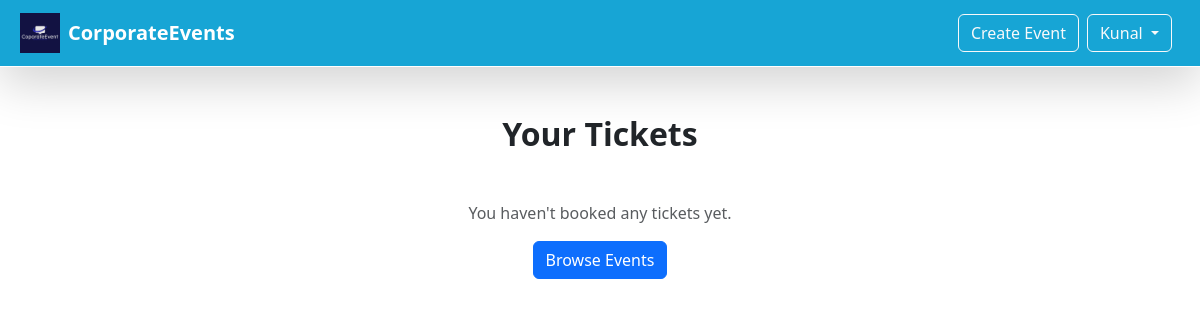
The app's page /tickets (signed in), older data.
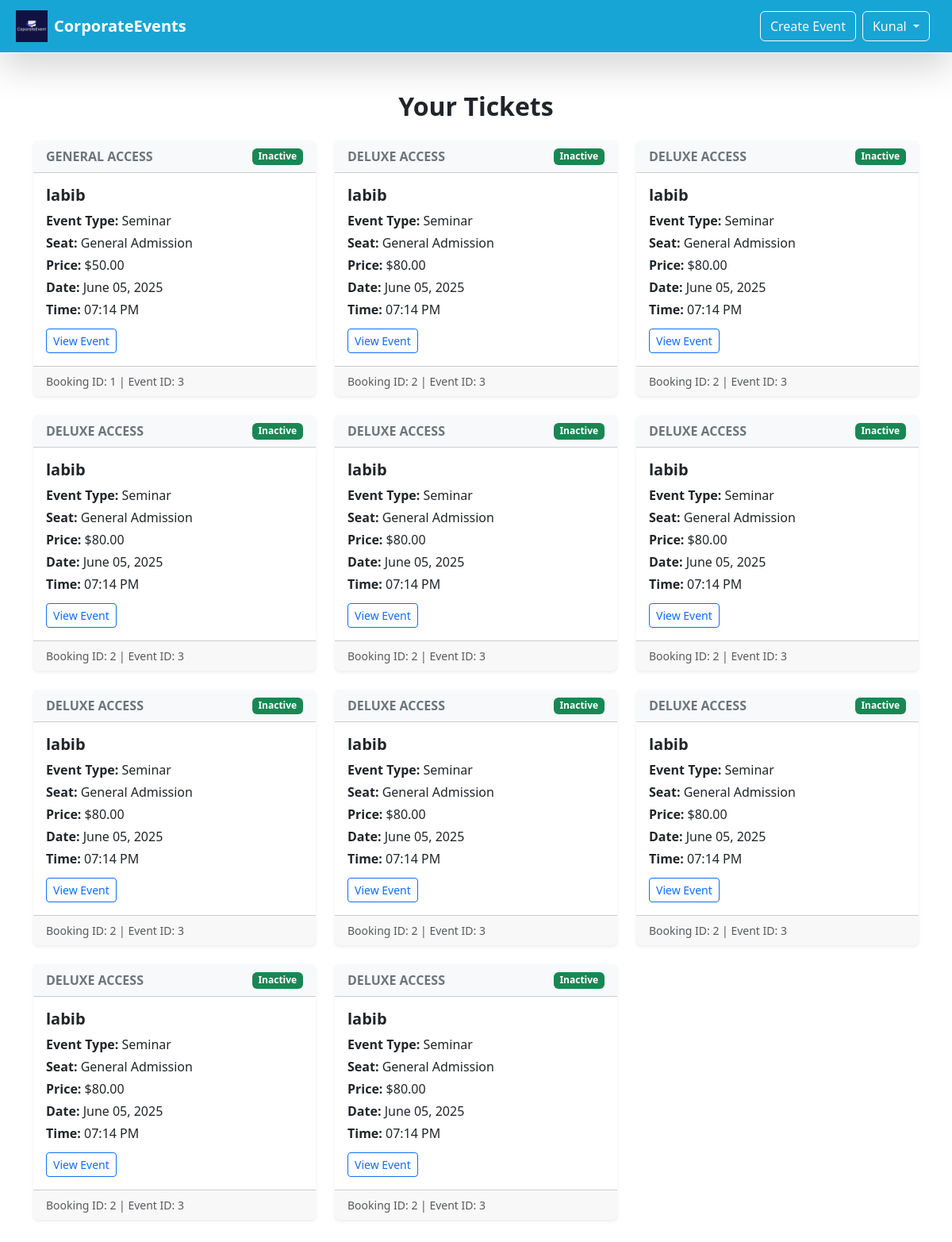
The same page, newer data.
### website/models.py (models this page shows, shortened)
class User(db.Model, UserMixin):
    __tablename__ = 'users'
    id = db.Column(db.Integer, primary_key=True)
    first_name = db.Column(db.String(50), nullable=False)
    last_name = db.Column(db.String(50), nullable=False)
    email = db.Column(db.String(100), nullable=False, unique=True)
    contact = db.Column(db.String(15), nullable=False)
    address = db.Column(db.String(200), nullable=False)
    user_name = db.Column(db.String(100), nullable=False, unique=True)
    password = db.Column(db.String(200), nullable=False)

class Ticket(db.Model):
    __tablename__ = 'tickets'
    id = db.Column(db.Integer, primary_key=True)
    booking_id = db.Column(db.Integer, db.ForeignKey('bookings.id'), nullable=False)
    event_id = db.Column(db.Integer, db.ForeignKey('events.id'), nullable=False)
    price = db.Column(db.Float, nullable=False)
    seat_number = db.Column(db.String(10), nullable=True)
    ticket_type = db.Column(db.String(50), nullable=False)

class Event(db.Model):
    __tablename__ = 'events'
    id = db.Column(db.Integer, primary_key=True)
    event_name = db.Column(db.String(100), nullable=False)
    description = db.Column(db.Text, nullable=False)
    event_type = db.Column(db.String(100), nullable=False)
    checkin_date = db.Column(db.DateTime, nullable=False)
    checkout_date = db.Column(db.DateTime, nullable=False)
    checkin_time = db.Column(db.DateTime, nullable=False)
    checkout_time = db.Column(db.DateTime, nullable=False)
    status = db.Column(db.String(50), nullable=False)
    file_name = db.Column(db.String(999), nullable=True)
    bookings = db.relationship('Booking', backref='event', lazy=True)
    tickets = db.relationship('Ticket', backref='event', lazy=True)
    reviews = db.relationship('Review', backref='event', lazy=True)
    user_id = db.Column(db.Integer, db.ForeignKey('users.id'), nullable=False)
    owner = db.relationship('User', backref='events', lazy=True)

### website/views.py (the view)
@main_bp.route('/tickets')
@login_required
def view_tickets():
    user_tickets = (
        db.session.query(Ticket)
        .join(Booking)
        .filter(Booking.user_id == current_user.id)
        .all()
    )
    return render_template('tickets.html', tickets=user_tickets)

### website/__init__.py (called while the page is built)
def create_app():
    app = Flask(__name__)  # this is the name of the module/package that is calling this app
    app.debug = True
    app.secret_key = 'somesecretkey'
    app.config['SQLALCHEMY_DATABASE_URI'] = 'sqlite:///sqllite_database.db'
    app.config['UPLOAD_FOLDER'] = 'website/static/upload'
    db.init_app(app)
    bcrypt.init_app(app)
    Bootstrap5(app)
    login_manager = LoginManager()
    login_manager.login_view = 'auth.login'
    login_manager.init_app(app)
    from .models import User
    @login_manager.user_loader
    def load_user(user_id):
       return db.session.scalar(db.select(User).where(User.id==user_id))
    from . import views
    app.register_blueprint(views.main_bp)
    from . import auth
    app.register_blueprint(auth.auth_bp)
    return app

### website/templates/tickets.html
{% extends 'base.html' %}
{% block content %}
<div class="container my-5">
  <h2 class="fw-bold mb-4 text-center">Your Tickets</h2>
  {% if tickets %}
    <div class="row row-cols-1 row-cols-md-2 row-cols-lg-3 g-4">
      {% for ticket in tickets %}
        <div class="col">
          <div class="card shadow-sm border-0 h-100">
            <div class="card-header bg-light d-flex justify-content-between align-items-center">
              <span class="fw-bold text-uppercase text-secondary">{{ ticket.ticket_type }}</span>
              <span class="badge bg-success">{{ ticket.event.status }}</span>
            </div>
            <div class="card-body">
              <h5 class="card-title fw-bold">{{ ticket.event.event_name }}</h5>
              <p class="mb-1"><strong>Event Type:</strong> {{ ticket.event.event_type }}</p>
              <p class="mb-1"><strong>Seat:</strong> {{ ticket.seat_number or "General Admission" }}</p>
              <p class="mb-1"><strong>Price:</strong> ${{ "%.2f"|format(ticket.price) }}</p>
              <p class="mb-1"><strong>Date:</strong> {{ ticket.event.checkin_date.strftime('%B %d, %Y') }}</p>
              <p class="mb-1"><strong>Time:</strong> {{ ticket.event.checkin_time.strftime('%I:%M %p') }}</p>
              <a href="{{ url_for('main.view_event', event_id=ticket.event.id) }}" class="btn btn-outline-primary btn-sm mt-2">View Event</a>
            </div>
            <div class="card-footer text-muted small">
              Booking ID: {{ ticket.booking_id }} | Event ID: {{ ticket.event_id }}
            </div>
          </div>
        </div>
      {% endfor %}
    </div>
  {% else %}
    <div class="text-center mt-5">
      <p class="text-muted">You haven't booked any tickets yet.</p>
      <a href="{{ url_for('main.index') }}" class="btn btn-primary">Browse Events</a>
    </div>
  {% endif %}
</div>
{% endblock %}

### website/templates/base.html (shortened to what this page needs)
<html>
<head>
    <link href="https://cdn.jsdelivr.net/npm/bootstrap@5.3.2/dist/css/bootstrap.min.css" rel="stylesheet">
</head>
<body>
    <header>
        <nav class="navbar navbar-expand-lg shadow-lg p-2 border-bottom border-white" style="background-color: #17a5d5;">
            <div class="container-fluid">
                <a class="navbar-brand text-white fw-bold d-flex align-items-center" href="{{ url_for('main.index') }}">
                <img src="{{ url_for('static', filename='img/logo.png') }}" alt="Logo" width="40" height="40" class="me-2">
                CorporateEvents
                </a>
                <div class="collapse navbar-collapse" id="navbarNav">
                <div class="d-flex align-items-center">
                    <a href="{{ url_for('main.create_event') }}"
                    class="btn btn-outline-light me-2 btn-navcreateevent d-flex justify-content-center align-items-center"
                    role="button">
                    Create Event
                    </a>
                    {% if current_user.is_authenticated %}
                    <div class="dropdown me-2">
                        <button class="btn btn-outline-light dropdown-toggle" type="button" id="userDropdown" data-bs-toggle="dropdown" aria-expanded="false">
                        {{ current_user.first_name }}
                        </button>
                    </div>
                    {% endif %}
                </div>
                </div>
            </div>
        </nav>
    </header>
    {% block content %}
    {% endblock %}
</body>
</html>

Row changes from the older to the newer data that the page shows:
added Ticket: ticket_type "GENERAL ACCESS", event.status "Inactive", event.event_name "labib", event.event_type "Seminar", seat_number "General Admission", price "50.00", event.checkin_date "June 05, 2025", event.checkin_time "07:14 PM", booking_id "1", event_id "3"
added Ticket: ticket_type "DELUXE ACCESS", event.status "Inactive", event.event_name "labib", event.event_type "Seminar", seat_number "General Admission", price "80.00", event.checkin_date "June 05, 2025", event.checkin_time "07:14 PM", booking_id "2", event_id "3"
added Ticket: ticket_type "DELUXE ACCESS", event.status "Inactive", event.event_name "labib", event.event_type "Seminar", seat_number "General Admission", price "80.00", event.checkin_date "June 05, 2025", event.checkin_time "07:14 PM", booking_id "2", event_id "3"
added Ticket: ticket_type "DELUXE ACCESS", event.status "Inactive", event.event_name "labib", event.event_type "Seminar", seat_number "General Admission", price "80.00", event.checkin_date "June 05, 2025", event.checkin_time "07:14 PM", booking_id "2", event_id "3"
added Ticket: ticket_type "DELUXE ACCESS", event.status "Inactive", event.event_name "labib", event.event_type "Seminar", seat_number "General Admission", price "80.00", event.checkin_date "June 05, 2025", event.checkin_time "07:14 PM", booking_id "2", event_id "3"
added Ticket: ticket_type "DELUXE ACCESS", event.status "Inactive", event.event_name "labib", event.event_type "Seminar", seat_number "General Admission", price "80.00", event.checkin_date "June 05, 2025", event.checkin_time "07:14 PM", booking_id "2", event_id "3"
added Ticket: ticket_type "DELUXE ACCESS", event.status "Inactive", event.event_name "labib", event.event_type "Seminar", seat_number "General Admission", price "80.00", event.checkin_date "June 05, 2025", event.checkin_time "07:14 PM", booking_id "2", event_id "3"
added Ticket: ticket_type "DELUXE ACCESS", event.status "Inactive", event.event_name "labib", event.event_type "Seminar", seat_number "General Admission", price "80.00", event.checkin_date "June 05, 2025", event.checkin_time "07:14 PM", booking_id "2", event_id "3"
added Ticket: ticket_type "DELUXE ACCESS", event.status "Inactive", event.event_name "labib", event.event_type "Seminar", seat_number "General Admission", price "80.00", event.checkin_date "June 05, 2025", event.checkin_time "07:14 PM", booking_id "2", event_id "3"
added Ticket: ticket_type "DELUXE ACCESS", event.status "Inactive", event.event_name "labib", event.event_type "Seminar", seat_number "General Admission", price "80.00", event.checkin_date "June 05, 2025", event.checkin_time "07:14 PM", booking_id "2", event_id "3"
added Ticket: ticket_type "DELUXE ACCESS", event.status "Inactive", event.event_name "labib", event.event_type "Seminar", seat_number "General Admission", price "80.00", event.checkin_date "June 05, 2025", event.checkin_time "07:14 PM", booking_id "2", event_id "3"
Text that changed along with them:
text no longer shown: "You haven't booked any tickets yet. Browse Events"
